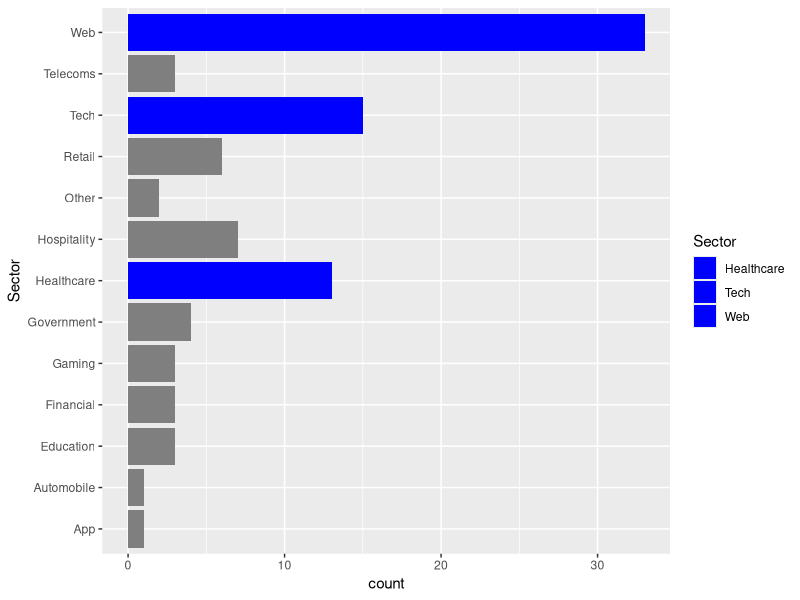

The R source for this figure:
#This dataset comes from https://data.world/mosimi20/data-breaches-in-2019
#The data dictionary for this dataset is available at 
#https://data.world/mosimi20/data-breaches-in-2019/workspace/data-dictionary
library(tidyverse)

#read in csv
data_breaches_2019 <- read.csv(
  "2019 Data Breaches - Breaches (1).csv", 
  sep = ",", 
  header = TRUE
  )
View(data_breaches_2019)

#What countries are in this dataset?
country_unique <- data_breaches_2019 |> select(Country) |> unique()

#Only looking at data breaches in the USA
data_breach_usa <- data_breaches_2019 |> 
  filter(Country == 'United States of America')

View(data_breach_usa)
#What are the different sector that were affected?
sector_unique_usa <- data_breach_usa |> 
  select(Sector) |> unique()

View(sector_unique_usa)

count(sector_unique_usa)

#bar plot that highlights the top 3 most affected sectors
plot_sector <- ggplot(data_breach_usa, aes(y = Sector, fill = Sector)) + 
  geom_bar() + 
  scale_fill_brewer(palette = "Set1") 
plot_sector + scale_fill_manual(values = c("Web" = "blue", "Tech" = "blue", "Healthcare" = "blue"))

